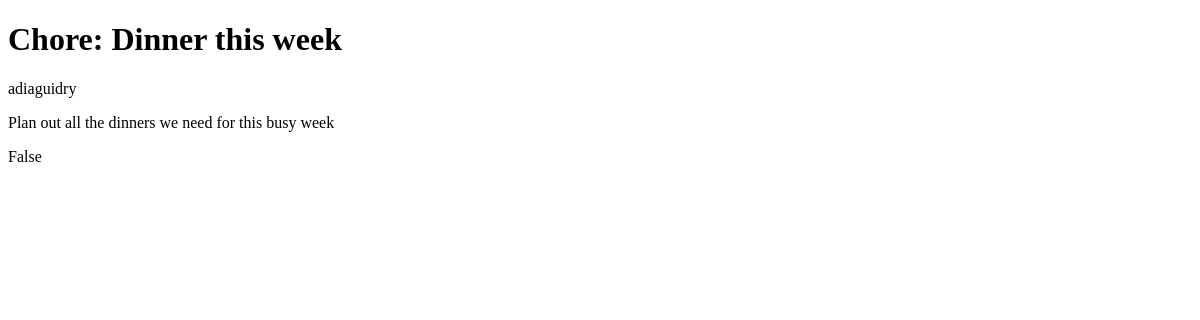
The page /chore/2 on the database as committed earlier.
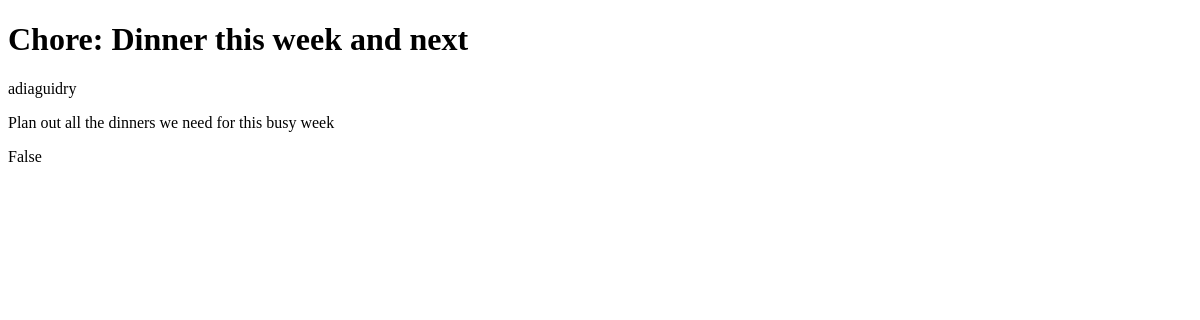
The same page on the database as committed later.
### base/models.py (models this page shows)
class Chore(models.Model):
    assigned_to = models.ForeignKey(User,
                             on_delete=models.CASCADE,
                             null=True, blank=True)
    title = models.CharField(max_length=200)
    description = models.TextField(null=True, blank=True)
    complete = models.BooleanField(default=False)
    created = models.DateTimeField(auto_now_add=True)
    def __str__(self):
        return self.title
    class Meta:
        ordering = ['complete']

### base/views.py (the view)
# urls.py: path('chore/<int:pk>', ChoreDetail.as_view(), name='chore'),
class ChoreDetail(DetailView):
    model = Chore
    context_object_name = 'chore'
    template_name = 'base/chore.html'

### base/templates/base/chore.html (shortened to what this page needs)
<!DOCTYPE html>
<html lang="en">
<head>
</head>
<body>
  <h1>Chore: {{ chore }}</h1>
    <p>{{ chore.assigned_to }}</p>
    <p>{{ chore.description }}</p>
    <p>{{ chore.complete }}</p>
</body>
</html>

Rows that differ between the two databases and show on the page:
changed Chore "Plan out all the dinners we need for this busy week": title "Dinner this week" → "Dinner this week and next"
